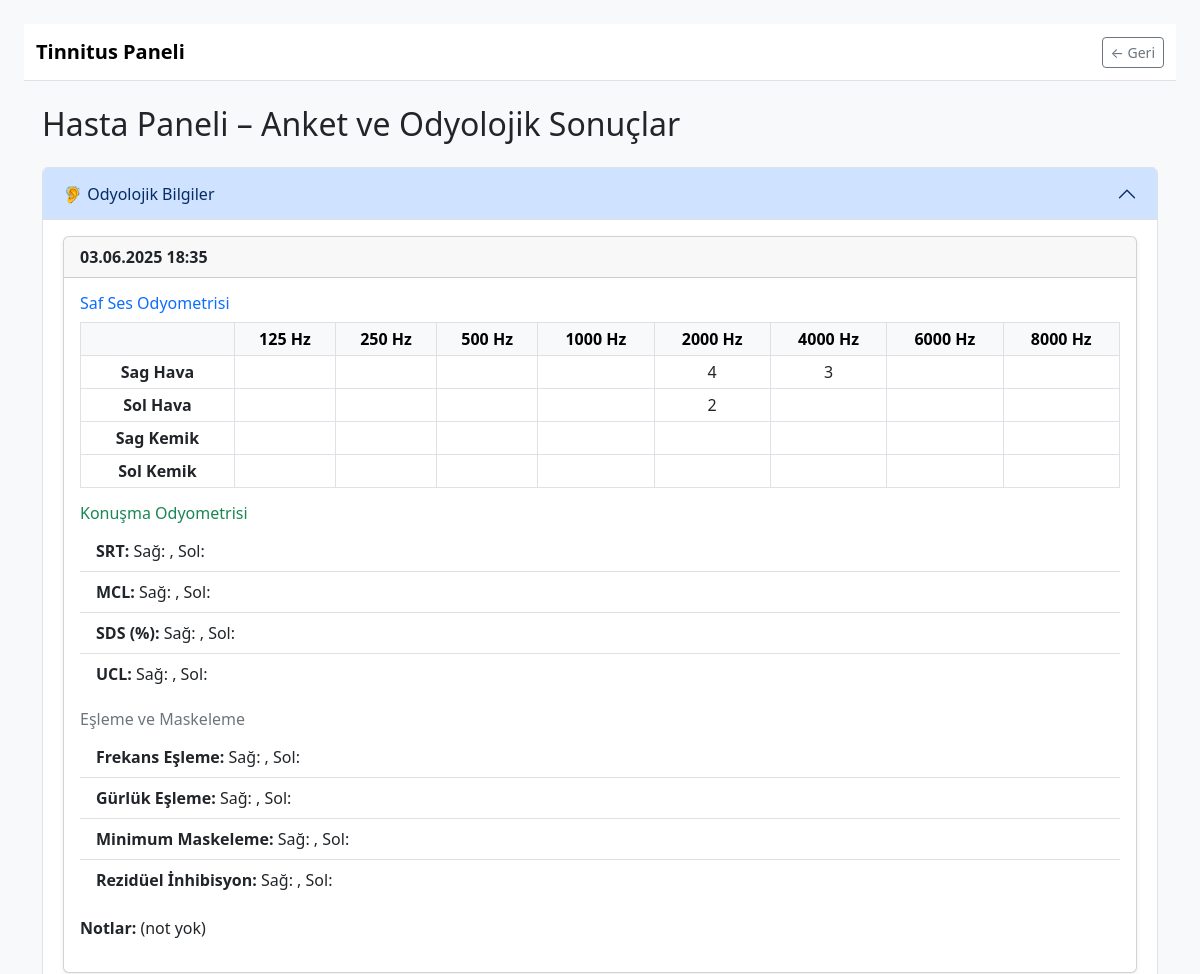
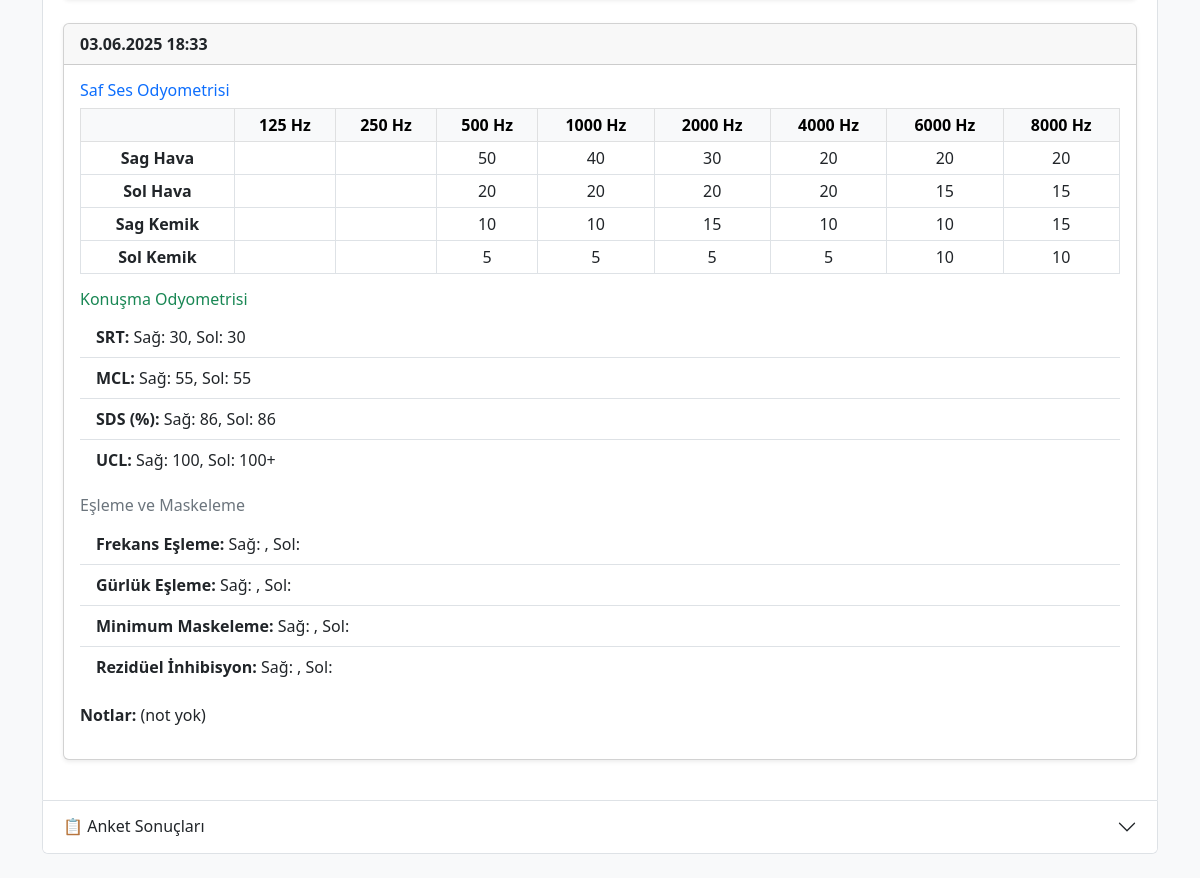
Page /doktor/hasta/3/anketler (signed in) on the committed database (2 pictures, top to bottom).
### app.py (models this page shows)
class User(UserMixin, db.Model):
    id = db.Column(db.Integer, primary_key=True)
    email = db.Column(db.String(150), unique=True, nullable=False)
    password = db.Column(db.String(100), nullable=False)
    role = db.Column(db.String(20))  # 'admin', 'doktor', 'hasta'
    name = db.Column(db.String(100))

class OdyolojikBilgi(db.Model):
    id = db.Column(db.Integer, primary_key=True)
    hasta_id = db.Column(db.Integer, db.ForeignKey('user.id'))
    doktor_id = db.Column(db.Integer, db.ForeignKey('user.id'))
    tarih = db.Column(db.DateTime, default=datetime.datetime.utcnow)
    notlar = db.Column(db.Text)
    sag_hava = db.Column(db.JSON)     # {'125': val, '250': val, ...}
    sol_hava = db.Column(db.JSON)
    sag_kemik = db.Column(db.JSON)
    sol_kemik = db.Column(db.JSON)
    srt_sag = db.Column(db.String(20))
    srt_sol = db.Column(db.String(20))
    mcl_sag = db.Column(db.String(20))
    mcl_sol = db.Column(db.String(20))
    sds_sag = db.Column(db.String(20))
    sds_sol = db.Column(db.String(20))
    ucl_sag = db.Column(db.String(20))
    ucl_sol = db.Column(db.String(20))
    frekans_esleme_sag = db.Column(db.String(100))
    frekans_esleme_sol = db.Column(db.String(100))
    gurluk_esleme_sag = db.Column(db.String(100))
    gurluk_esleme_sol = db.Column(db.String(100))
    minimum_maskeleme_sag = db.Column(db.String(100))
    minimum_maskeleme_sol = db.Column(db.String(100))
    reziduel_inhibisyon_sag = db.Column(db.String(100))
    reziduel_inhibisyon_sol = db.Column(db.String(100))

### app.py (the view)
@app.route('/doktor/hasta/<int:hasta_id>/anketler')
@login_required
def doktor_hasta_anketleri(hasta_id):
    if current_user.role != 'doktor':
        return redirect('/')
    hasta = User.query.get_or_404(hasta_id)
    if not PatientDoctor.query.filter_by(hasta_id=hasta_id, doktor_id=current_user.id).first():
        return "Bu hastaya erişim yetkiniz yok.", 403
    yapilan_anketler = Survey.query.filter_by(hasta_id=hasta.id).order_by(Survey.tarih.desc()).all()
    odyolojik_bilgiler = OdyolojikBilgi.query.filter_by(hasta_id=hasta.id).order_by(OdyolojikBilgi.tarih.desc()).all()  # 👈 EKLENDİ
    anket_listesi = []
    for kayit in yapilan_anketler:
        anket = Anket.query.get(kayit.anket_id)
        if not anket:
            continue
        sorular = Soru.query.filter_by(anket_id=anket.id).all()
        try:
            cevaplar = json.loads(kayit.cevaplar or '{}')
        except Exception as e:
            cevaplar = {}
        icerik = []
        for soru in sorular:
            cev = cevaplar.get(str(soru.id), "")
            if isinstance(cev, list):
                cev = ", ".join(cev)
            icerik.append({"soru": soru.metin, "cevap": cev})
        thi_puan = cevaplar.get("_toplam_thi_puani", None)
        if any(i["cevap"].strip() for i in icerik):
            anket_listesi.append({
                "anket_adi": anket.baslik,
                "tarih": kayit.tarih,
                "icerik": icerik,
                "puan": thi_puan
            })
    return render_template(
        "doktor_hasta_anketleri.html",
        hasta=hasta,
        anketler=anket_listesi,
        odyolojik_bilgiler=odyolojik_bilgiler  # 👈 EKLENDİ
    )

### app.py (called while the page is built)
@login_manager.user_loader
def load_user(user_id):
    return User.query.get(int(user_id))

### templates/doktor_hasta_anketleri.html (shortened to what this page needs)
<!DOCTYPE html>
<html>
<head>
    <link href="https://cdn.jsdelivr.net/npm/bootstrap@5.3.0/dist/css/bootstrap.min.css" rel="stylesheet">
</head>
<body class="bg-light p-4">
<nav class="navbar navbar-expand-lg navbar-light bg-white border-bottom mb-4">
    <div class="container-fluid justify-content-between">
        <a class="navbar-brand fw-bold" href="#">Tinnitus Paneli</a>
        <div>
            <a href="/doktor" class="btn btn-outline-secondary btn-sm">← Geri</a>
        </div>
    </div>
</nav>
<div class="container">
    <h2 class="mb-4">{{ hasta.name }} – Anket ve Odyolojik Sonuçlar</h2>
    <div class="accordion" id="hastaAccordion">
        <div class="accordion-item">
            <h2 class="accordion-header" id="headingOdyolojik">
                <button class="accordion-button" type="button" data-bs-toggle="collapse" data-bs-target="#collapseOdyolojik" aria-expanded="true" aria-controls="collapseOdyolojik">
                    🦻 Odyolojik Bilgiler
                </button>
            </h2>
            <div id="collapseOdyolojik" class="accordion-collapse collapse show" aria-labelledby="headingOdyolojik" data-bs-parent="#hastaAccordion">
                <div class="accordion-body">
                    {% if odyolojik_bilgiler %}
                        {% for bilgi in odyolojik_bilgiler %}
                            <div class="card mb-4 shadow-sm">
                                <div class="card-header d-flex justify-content-between">
                                    <strong>{{ bilgi.tarih.strftime('%d.%m.%Y %H:%M') }}</strong>
                                </div>
                                <div class="card-body">
                                    <h6 class="text-primary">Saf Ses Odyometrisi</h6>
                                    <table class="table table-sm table-bordered text-center">
                                        <thead class="table-light">
                                            <tr>
                                                <th></th>
                                                {% for f in ["125", "250", "500", "1000", "2000", "4000", "6000", "8000"] %}
                                                    <th>{{ f }} Hz</th>
                                                {% endfor %}
                                            </tr>
                                        </thead>
                                        <tbody>
                                            {% for kanal in ["sag_hava", "sol_hava", "sag_kemik", "sol_kemik"] %}
                                                <tr>
                                                    <th>{{ kanal.replace("_", " ").title() }}</th>
                                                    {% for f in ["125", "250", "500", "1000", "2000", "4000", "6000", "8000"] %}
                                                        <td>{{ bilgi[kanal][f] }}</td>
                                                    {% endfor %}
                                                </tr>
                                            {% endfor %}
                                        </tbody>
                                    </table>
                                    <h6 class="text-success mt-3">Konuşma Odyometrisi</h6>
                                    <ul class="list-group list-group-flush">
                                        <li class="list-group-item"><strong>SRT:</strong> Sağ: {{ bilgi.srt_sag }}, Sol: {{ bilgi.srt_sol }}</li>
                                        <li class="list-group-item"><strong>MCL:</strong> Sağ: {{ bilgi.mcl_sag }}, Sol: {{ bilgi.mcl_sol }}</li>
                                        <li class="list-group-item"><strong>SDS (%):</strong> Sağ: {{ bilgi.sds_sag }}, Sol: {{ bilgi.sds_sol }}</li>
                                        <li class="list-group-item"><strong>UCL:</strong> Sağ: {{ bilgi.ucl_sag }}, Sol: {{ bilgi.ucl_sol }}</li>
                                    </ul>
                                    <h6 class="text-secondary mt-3">Eşleme ve Maskeleme</h6>
                                    <ul class="list-group list-group-flush">
                                        <li class="list-group-item"><strong>Frekans Eşleme:</strong> Sağ: {{ bilgi.frekans_esleme_sag }}, Sol: {{ bilgi.frekans_esleme_sol }}</li>
                                        <li class="list-group-item"><strong>Gürlük Eşleme:</strong> Sağ: {{ bilgi.gurluk_esleme_sag }}, Sol: {{ bilgi.gurluk_esleme_sol }}</li>
                                        <li class="list-group-item"><strong>Minimum Maskeleme:</strong> Sağ: {{ bilgi.minimum_maskeleme_sag }}, Sol: {{ bilgi.minimum_maskeleme_sol }}</li>
                                        <li class="list-group-item"><strong>Rezidüel İnhibisyon:</strong> Sağ: {{ bilgi.reziduel_inhibisyon_sag }}, Sol: {{ bilgi.reziduel_inhibisyon_sol }}</li>
                                    </ul>
                                    <p class="mt-3"><strong>Notlar:</strong> {{ bilgi.notlar or "(not yok)" }}</p>
                                </div>
                            </div>
                        {% endfor %}
                    {% else %}
                        <p class="text-muted">Bu hastaya ait odyolojik bilgi bulunmamaktadır.</p>
                    {% endif %}
                </div>
            </div>
        </div>
        <div class="accordion-item">
            <h2 class="accordion-header" id="headingAnketler">
                <button class="accordion-button collapsed" type="button" data-bs-toggle="collapse" data-bs-target="#collapseAnketler" aria-expanded="false" aria-controls="collapseAnketler">
                    📋 Anket Sonuçları
                </button>
            </h2>
        </div>
    </div>
</div>
</body>
</html>

### rows in the picture
User: name "Hasta Paneli"
OdyolojikBilgi: tarih "03.06.2025 18:35", f "125" "250" "500" "1000" "2000" "4000" "6000" "8000", replace "Sag Hava" "Sol Hava" "Sag Kemik" "Sol Kemik", sag_hava "4" "3" "2", notlar "(not yok)"
OdyolojikBilgi: tarih "03.06.2025 18:33", f "125" "250" "500" "1000" "2000" "4000" "6000" "8000", replace "Sag Hava" "Sol Hava" "Sag Kemik" "Sol Kemik", sag_hava "50" "40" "30" "20" "20" "20" "20" "20" "20" "20" "15" "15" "10" "10" "15" "10" "10" "15" "5" "5" "5" "5" "10" "10", srt_sag "30", srt_sol "30", mcl_sag "55", mcl_sol "55", sds_sag "86", sds_sol "86", ucl_sag "100", ucl_sol "100+", notlar "(not yok)"
